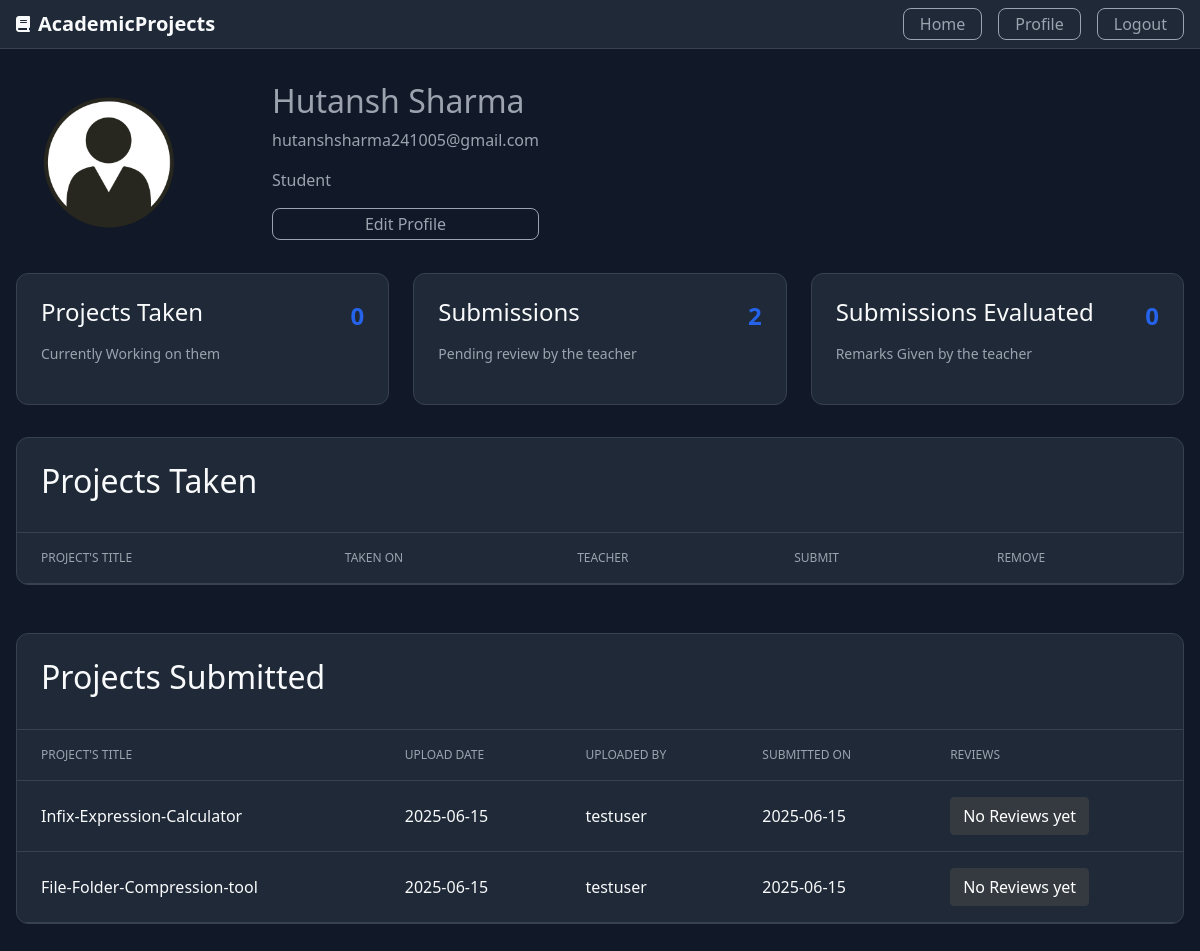
The app's page /profile (signed in), older data.
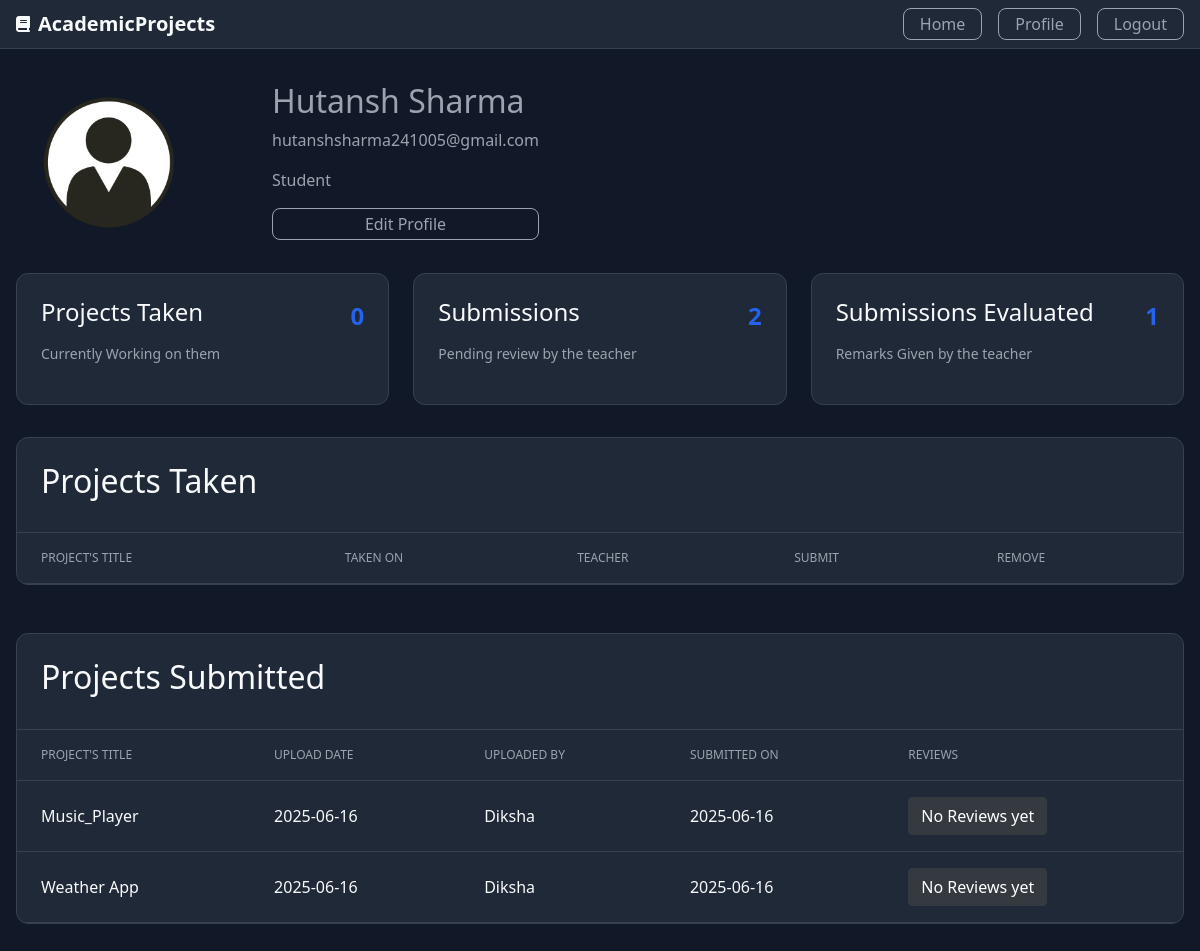
The same page, newer data.
### Project/models.py (models this page shows, shortened)
class User(db.Model,UserMixin):
    id=db.Column(db.Integer,primary_key=True)
    username=db.Column(db.String(30),unique=True,nullable=False)
    email=db.Column(db.String(30),unique=True,nullable=False)
    password=db.Column(db.String(80),unique=False,nullable=False)
    total_projects=db.Column(db.Integer,nullable=False,default=0)
    total_projects_taken=db.Column(db.Integer,nullable=False,default=0)
    total_projects_submitted=db.Column(db.Integer,nullable=False,default=0)
    total_projects_evaluated=db.Column(db.Integer,nullable=False,default=0)
    profile_picture=db.Column(db.String(80),nullable=False,default="default.png")
    role=db.Column(db.String(80),nullable=False)
    project=db.relationship("Project",backref="user",lazy=True,cascade="all,delete")
    submission=db.relationship("Submission",backref="user",lazy=True,cascade="all,delete")
    evaluation=db.relationship("Evaluation",backref="user",lazy=True,cascade="all,delete")
    project_taken=db.relationship("Project_Taken",backref="user",lazy=True,cascade="all,delete")

class Submission(db.Model):
    id=db.Column(db.Integer,primary_key=True)
    submitted_at=db.Column(db.DateTime,nullable=False,default=datetime.utcnow)
    submission_link=db.Column(db.Text,nullable=False)
    info=db.Column(db.Text)
    project_id=db.Column(db.Integer,db.ForeignKey('project.id'))
    student_id=db.Column(db.Integer,db.ForeignKey('user.id'))
    evaluation=db.relationship('Evaluation',backref='submission',lazy=True,cascade="all,delete")

class Project(db.Model):
    id=db.Column(db.Integer,primary_key=True)
    title=db.Column(db.String(100),nullable=False)
    description=db.Column(db.Text,nullable=False)
    skills=db.Column(db.Text,nullable=False)
    descriptive_pdf=db.Column(db.String(80),nullable=False,default='No pdf')
    user_count=db.Column(db.Integer,nullable=False,default=0)
    created_at=db.Column(db.DateTime,nullable=False,default=datetime.utcnow)
    created_by=db.Column(db.Integer,db.ForeignKey('user.id'))
    submission=db.relationship('Submission',backref='project',lazy=True,cascade="all,delete")
    evaluation=db.relationship('Evaluation',backref='project',lazy=True,cascade="all,delete")
    project_taken_by=db.relationship('Project_Taken',backref='project',lazy=True,cascade="all,delete")

### Project/routes.py (the view)
@app.route("/profile")
@login_required
def profile():
    img_src=url_for("static",filename="/profile_pics/"+current_user.profile_picture)
    if current_user.role=='teacher':
        projects=current_user.project
        projects.reverse()
        submissions=[]
        for i in projects:
            submission=Submission.query.filter_by(project=i).all()
            submissions.extend(submission)
        submissions.reverse()
        evaluation=current_user.evaluation
        return render_template("profile_teacher.html",img_src=img_src,projects=projects,submissions=submissions,evaluation=evaluation)
    elif current_user.role=='student':
        projects=current_user.project_taken
        projects.reverse()
        submissions=current_user.submission
        submissions.reverse()
        return render_template("profile_student.html",img_src=img_src,projects=projects,submissions=submissions)

### Project/models.py (called while the page is built)
@loginmanager.user_loader
def user_loader(user_id):
    user=User.query.get(user_id)
    return user

### Project/templates/profile_student.html (shortened to what this page needs)
{% extends "layout.html" %}
{% block content %}
    <main class="container dashboard">
    <div class="profile-header">
      <img class="rounded-circle account-img img-profile" src="{{img_src}}">
      <div class="details">
        <h2>{{current_user.username}}</h2>
        <p>{{current_user.email}}</p>
        <p>{{current_user.role.capitalize()}}</p>
        <a class="button" href="{{url_for('update_profile')}}">Edit Profile</a>
      </div>
    </div>
    <div class="proj-grid">
      <div class="proj-card">
        <div class="proj-content">
          <h4>Projects Taken</h4>
          <span class="proj-number">{{current_user.total_projects_taken}}</span>
        </div>
        <p>Currently Working on them</p>
      </div>
      <div class="proj-card">
        <div class="proj-content">
          <h4>Submissions</h4>
          <span class="proj-number">{{current_user.total_projects_submitted}}</span>
        </div>
        <p>Pending review by the teacher</p>
      </div>
      <div class="proj-card">
        <div class="proj-content">
          <h4>Submissions Evaluated</h4>
          <span class="proj-number">{{current_user.total_projects_evaluated}}</span>
        </div>
        <p>Remarks Given by the teacher</p>
      </div>
    </div>
    <div class="projects-table-container">
      <div class="table-header">
        <h2>Projects Taken</h2>
      </div>
      <div class="table-responsive">
        <table>
          <thead>
            <tr>
              <th>Project's Title</th>
              <th>Taken on</th>
              <th>Teacher</th>
              <th>Submit</th>
              <th>Remove</th>
            </tr>
          </thead>
        </table>
      </div>
    </div>
    <div class="projects-table-container">
      <div class="table-header">
        <h2>Projects Submitted</h2>
      </div>
      <div class="table-responsive">
        <table>
          <thead>
            <tr>
              <th>Project's Title</th>
              <th>Upload Date</th>
              <th>Uploaded by</th>
              <th>Submitted on</th>
              <th>Reviews</th>
            </tr>
          </thead>
          <tbody>
            {% for i in submissions %}
              <tr>
                <td>{{i.project.title}}</td>
                <td>{{i.project.created_at.strftime("%Y-%m-%d")}}</td>
                <td>{{i.project.user.username}}</td>
                <td>{{i.submitted_at.strftime("%Y-%m-%d")}}</td>
                {% if not reviews %}
                  <td><a class="btn btn-dark" href="#">No Reviews yet</a></td>
                {% else %}
                  <td><a class="btn btn-info" href="#">Check Reviews</a></td>
                {% endif %}
              </tr>
            {% endfor %}
          </tbody>
        </table>
      </div>
      </div>
  </main>
{% endblock content %}

Row changes from the older to the newer data that the page shows:
removed Submission: project "Infix-Expression-Calculator", project.created_at "2025-06-15", project.user.username "testuser", submitted_at "2025-06-15"
removed Submission: project "File-Folder-Compression-tool", project.created_at "2025-06-15", project.user.username "testuser", submitted_at "2025-06-15"
changed User "Hutansh Sharma": total_projects_evaluated "0" → "1"
now on this page (row edited): Submission: project "Music_Player", project.created_at "2025-06-16", project.user.username "Diksha", submitted_at "2025-06-16"
added Submission: project "Weather App", project.created_at "2025-06-16", project.user.username "Diksha", submitted_at "2025-06-16"
